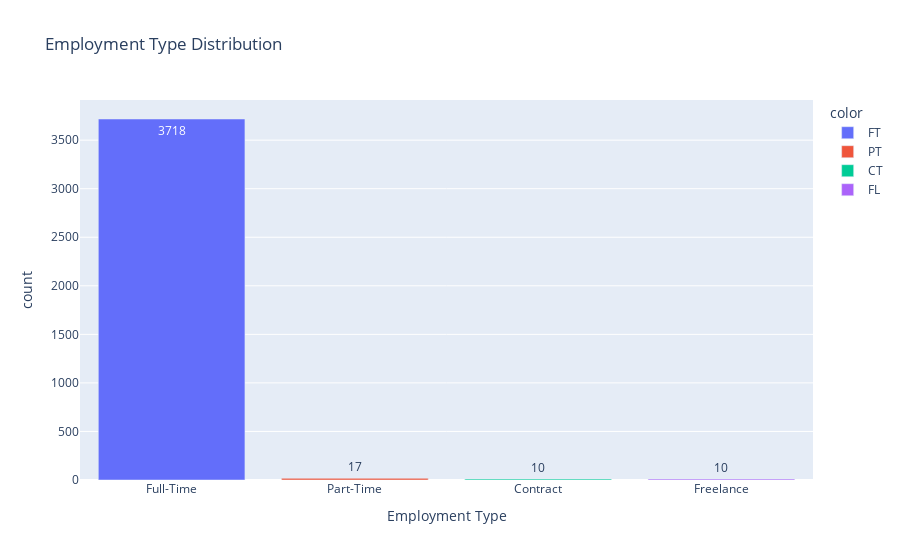

Source (notebook cell):
### Markdown cell above
## Employment Type
There are 4 employment types here :

1. PT : Part-time
2. FT : Full-time
3. CT : Contract
4. FL : Freelance

### Code cell
group = df['employment_type'].value_counts()
emp_type = ['Full-Time', 'Part-Time', 'Contract', 'Freelance']

fig = px.bar(x = emp_type, y = group.values, 
       color = group.index, text = group.values, 
       title = 'Employment Type Distribution')

fig.update_layout( xaxis_title = "Employment Type", yaxis_title = "count")
fig.show()

### Figure 1 — Plotly figure (JSON) as saved in the notebook; plotly's stock layout.template omitted (floating-point values rounded to 4 significant figures)
{"data": [{"alignmentgroup": "True", "hovertemplate": "color=FT<br>x=%{x}<br>y=%{y}<br>text=%{text}<extra></extra>", "legendgroup": "FT", "marker": {"color": "#636efa", "pattern": {"shape": ""}}, "name": "FT", "offsetgroup": "FT", "orientation": "v", "showlegend": true, "text": [3718], "textposition": "auto", "type": "bar", "x": ["Full-Time"], "xaxis": "x", "y": [3718], "yaxis": "y"}, {"alignmentgroup": "True", "hovertemplate": "color=PT<br>x=%{x}<br>y=%{y}<br>text=%{text}<extra></extra>", "legendgroup": "PT", "marker": {"color": "#EF553B", "pattern": {"shape": ""}}, "name": "PT", "offsetgroup": "PT", "orientation": "v", "showlegend": true, "text": [17], "textposition": "auto", "type": "bar", "x": ["Part-Time"], "xaxis": "x", "y": [17], "yaxis": "y"}, {"alignmentgroup": "True", "hovertemplate": "color=CT<br>x=%{x}<br>y=%{y}<br>text=%{text}<extra></extra>", "legendgroup": "CT", "marker": {"color": "#00cc96", "pattern": {"shape": ""}}, "name": "CT", "offsetgroup": "CT", "orientation": "v", "showlegend": true, "text": [10], "textposition": "auto", "type": "bar", "x": ["Contract"], "xaxis": "x", "y": [10], "yaxis": "y"}, {"alignmentgroup": "True", "hovertemplate": "color=FL<br>x=%{x}<br>y=%{y}<br>text=%{text}<extra></extra>", "legendgroup": "FL", "marker": {"color": "#ab63fa", "pattern": {"shape": ""}}, "name": "FL", "offsetgroup": "FL", "orientation": "v", "showlegend": true, "text": [10], "textposition": "auto", "type": "bar", "x": ["Freelance"], "xaxis": "x", "y": [10], "yaxis": "y"}], "layout": {"barmode": "relative", "legend": {"title": {"text": "color"}, "tracegroupgap": 0}, "title": {"text": "Employment Type Distribution"}, "xaxis": {"anchor": "y", "domain": [0, 1], "title": {"text": "Employment Type"}}, "yaxis": {"anchor": "x", "domain": [0, 1], "title": {"text": "count"}}}}
